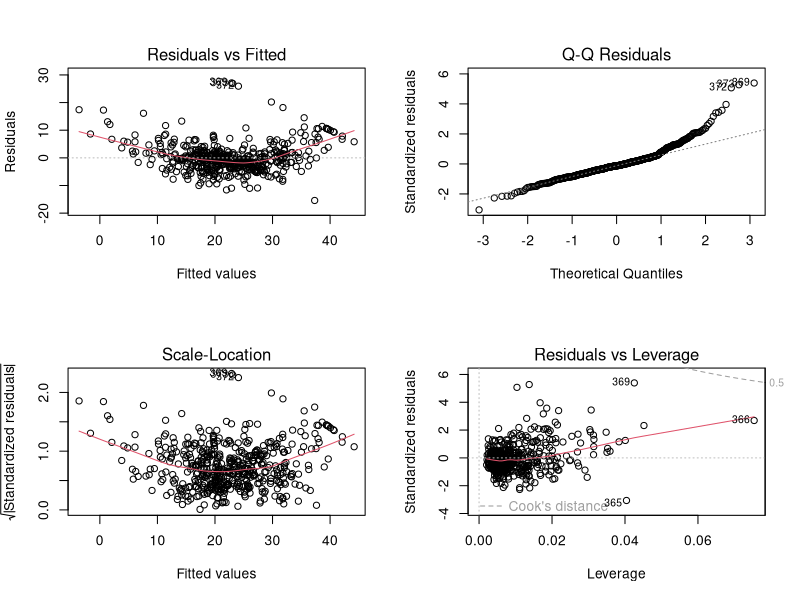
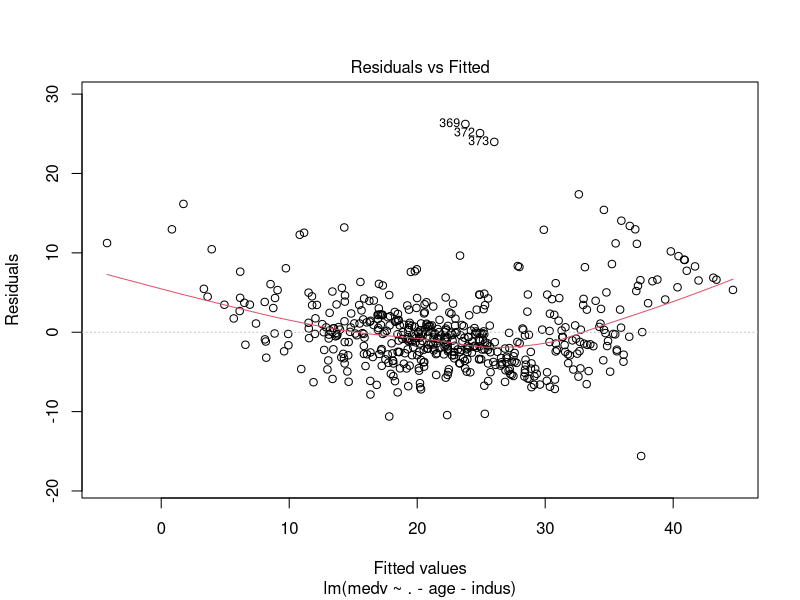
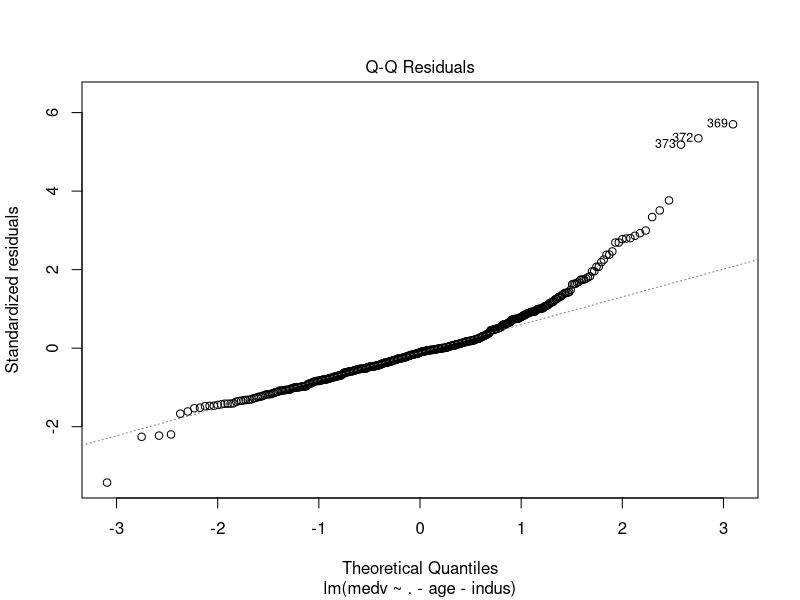
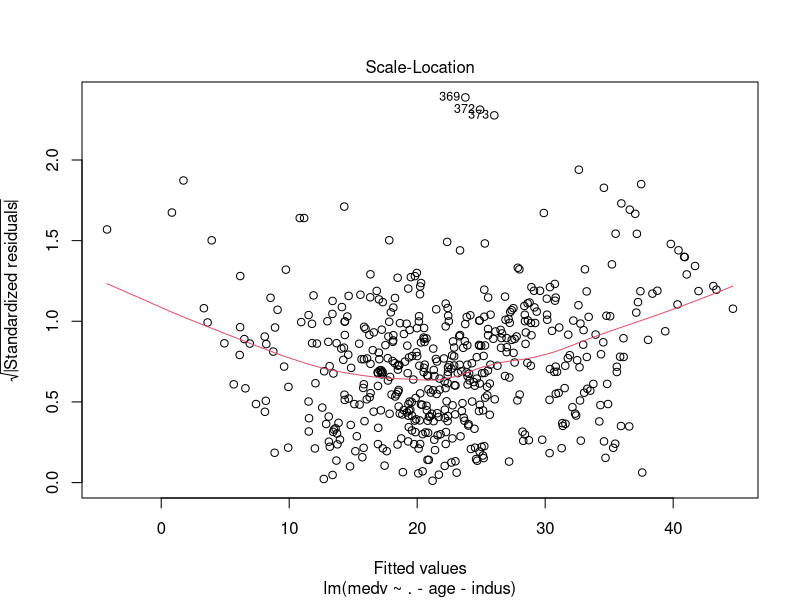
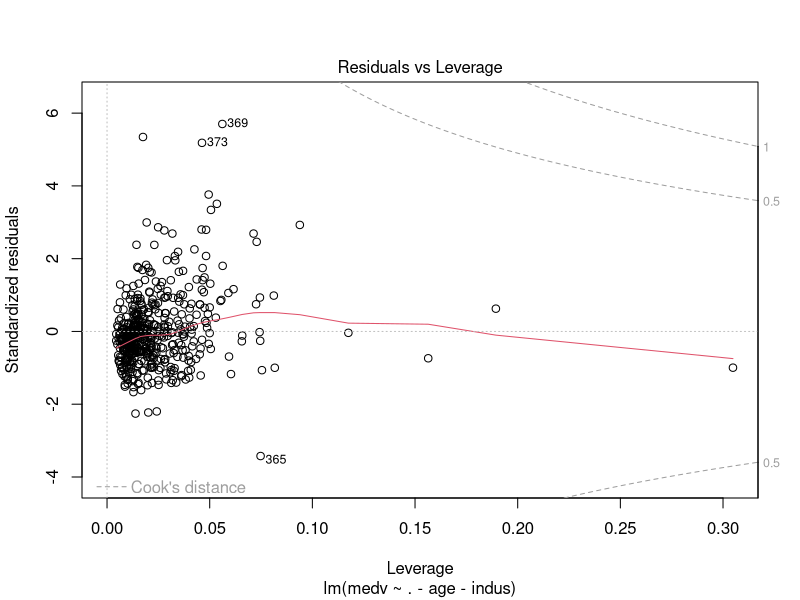
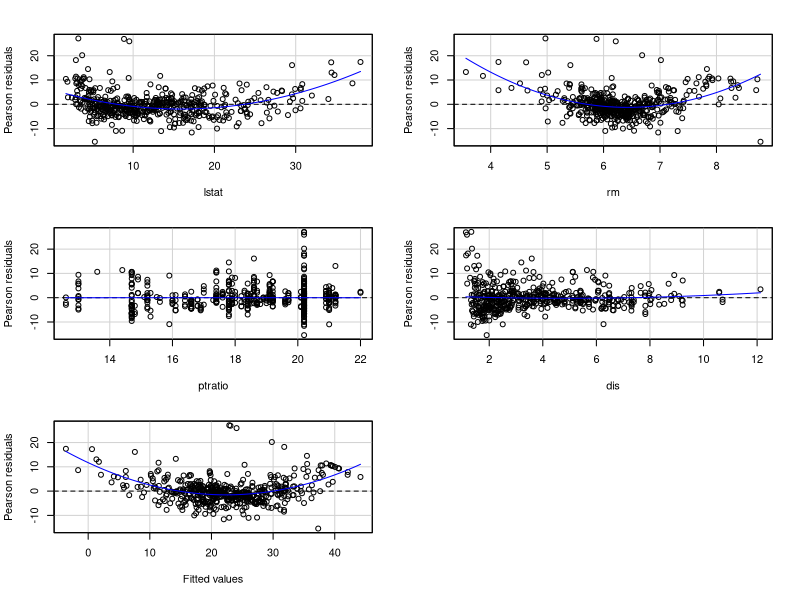
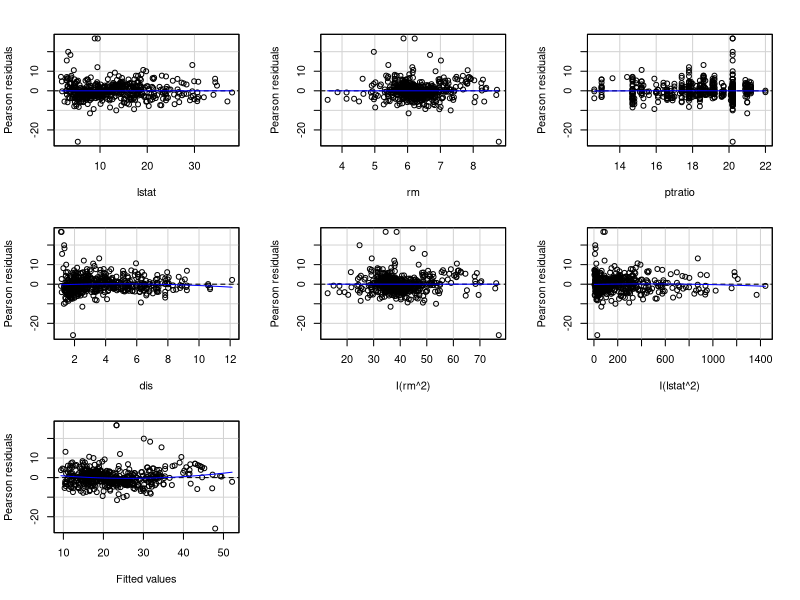
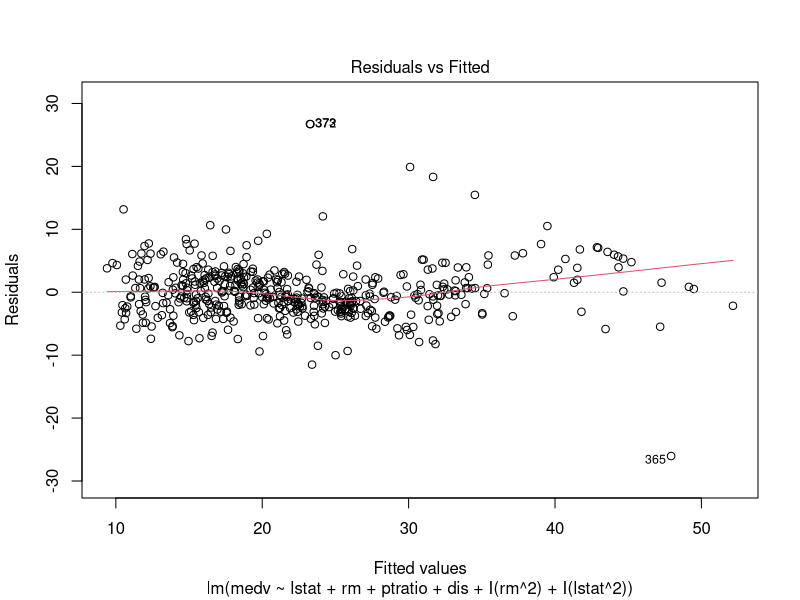

Recreate these plots in R, in order.
## ---- chunk 1
knitr::opts_chunk$set(echo = TRUE)
## ---- chunk 2
library(MASS)
names(Boston)
cor(Boston)
stepAIC(lm(medv ~ 1, data = Boston), scope = (~crim+zn + indus + chas + nox + rm + age +dis + rad + tax + ptratio + black +lstat), direction = "forward", test = "F")
### OR
null <- lm(medv ~ 1, data = Boston)
full <- lm(medv ~ ., data = Boston)
stepAIC(null, scope = list(lower = null, upper = full), direction = "forward", test = "F")
## ---- chunk 3
mod <- lm(medv ~ lstat + rm + ptratio + dis, data = Boston)
summary(mod)
# 
X <- model.matrix(mod)
XTXI <- solve(t(X)%*%X)
XTXI
# But best to get XTXI using cov.unscaled
XTXI <- summary(mod)$cov.unscaled
XTXI
betahat <- XTXI%*%t(X)%*%Boston$medv
betahat
MSE <- summary(mod)$sigma^2
vcmat <- MSE*XTXI
vcmat
se <- diag(vcmat)^.5
ts <- betahat/se
pvalues <- pt(abs(ts), 501, lower = FALSE)*2
pvalues
CI <- betahat[2] + c(-1, 1)*qt(.975, 501)*se[2]
CI
confint(mod)
## ---- chunk 4
par(mfrow = c(2, 2))
plot(mod)
par(mfrow = c(1,1))
## ---- chunk 5
mod2 <- lm(medv ~ . - age - indus, data = Boston)
summary(mod2)
plot(mod2)
## ---- chunk 6
library(car)
residualPlots(mod)
modM <- lm(medv ~ lstat + rm + ptratio + dis + I(rm^2) + I(lstat^2), data = Boston)
residualPlots(modM)
plot(modM)
summary(modM)
## ---- chunk 7
residualPlots(mod2)
mod3 <- update(mod2, .~. + I(lstat^2) + I(rm^2))
mod3
summary(mod3)
residualPlots(mod3)
## ---- chunk 8
airline <- readr::read_csv("../Data/airline.csv")
airline
## ---- chunk 9
mod <- lm(fare ~ miles, data = airline)
summary(mod)
## ---- chunk 10
predict(mod, newdata = data.frame(miles = 200))
## ---- chunk 11
predict(mod, newdata = data.frame(miles = 2000))
## ---- chunk 12
yhat <- predict(mod, newdata = data.frame(miles = 1719))
yhat
(resid <- 252 - yhat)
## ---- chunk 13
library(ggplot2)
ggplot(data = airline, aes(x = miles, y = fare)) + 
  geom_point() + 
  theme_bw() + 
  geom_smooth(se = FALSE, method = "lm")
plot(mod, which = 1)
## ---- chunk 14
mod2 <- lm(miles ~ fare, data = airline)
summary(mod2)
## ---- chunk 15
predict(mod2, newdata = data.frame(fare = 334.4526))
